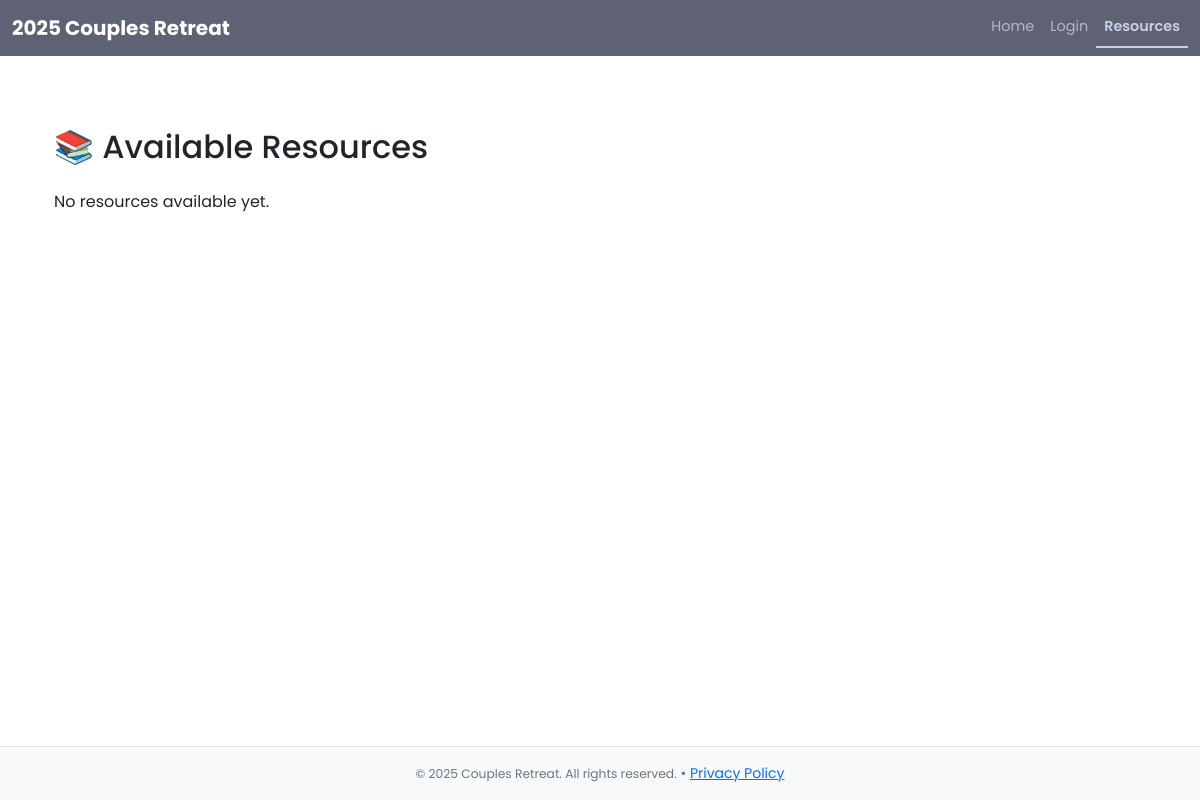
Before: /resources with the older database file.
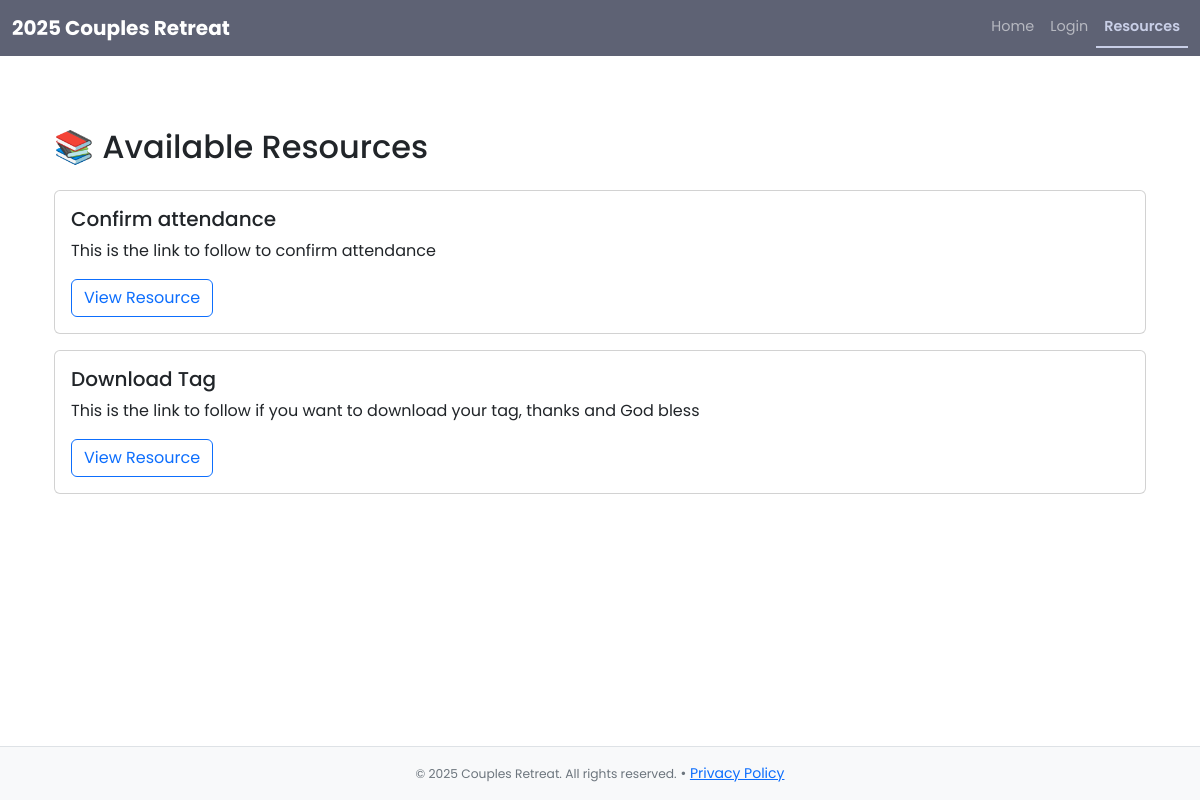
After: the same page with the newer database file.
### website/models.py (models this page shows, shortened)
class Resource(models.Model):
    name = models.CharField(max_length=255)
    description = models.TextField()
    link = models.URLField()

### website/views.py (the view)
# urls.py: path('resources', views.resources, name='resources'),
def resources(request):
    resource_info = Resource.objects.all().order_by('-id')
    return render(request, 'resources/resource_list.html', {'resources': resource_info})

### website/templates/resources/resource_list.html
{% extends 'base.html' %}
{% block content %}
<div class="container mt-5">
    <h2 class="mb-4">📚 Available Resources</h2>
    {% for res in resources %}
        <div class="card mb-3">
            <div class="card-body">
                <h5 class="card-title">{{ res.name }}</h5>
                <p class="card-text">{{ res.description }}</p>
                <a href="{{ res.link }}" class="btn btn-outline-primary" target="_blank">View Resource</a>
            </div>
        </div>
    {% empty %}
        <p>No resources available yet.</p>
    {% endfor %}
</div>
{% endblock %}

Changed rows visible on the page:
added Resource: name "Confirm attendance", description "This is the link to follow to confirm attendance"
added Resource: name "Download Tag", description "This is the link to follow if you want to download your tag, thanks and God bless"
Other visible differences:
text no longer shown: "No resources available yet."
